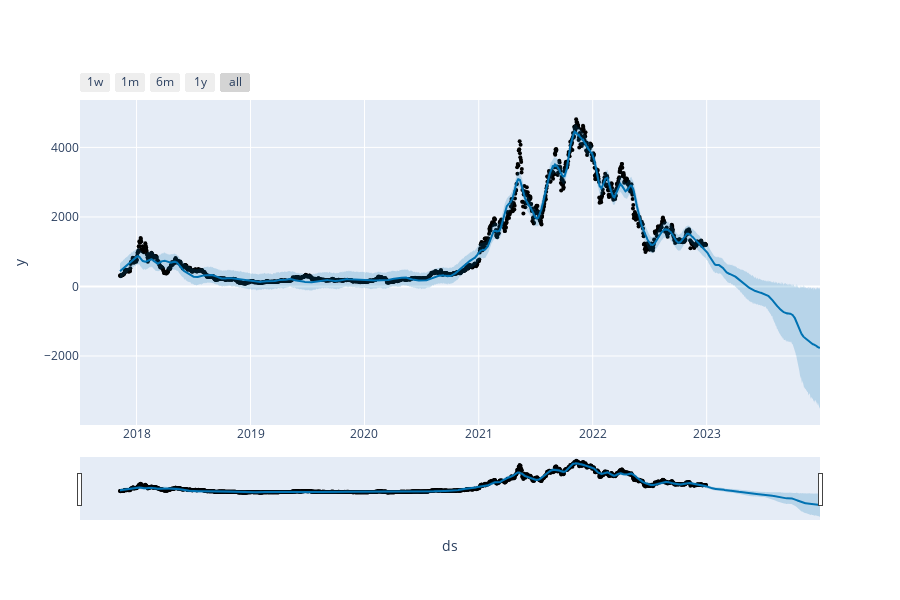

The code cell stored with this chart in its notebook:
### Code cell
plot_plotly(m, forecast)

### Figure 1 — Plotly figure (JSON) as saved in the notebook; plotly's stock layout.template omitted (floating-point values rounded to 4 significant figures; data arrays with more than 128 entries replaced by an {"elided": "..."} marker saying what was removed)
{"data": [{"marker": {"color": "black", "size": 4}, "mode": "markers", "name": "Actual", "type": "scatter", "x": {"elided": "1878 str values"}, "y": {"elided": "1878 float values"}}, {"hoverinfo": "skip", "line": {"width": 0}, "mode": "lines", "type": "scatter", "x": {"elided": "2243 str values"}, "y": {"elided": "2243 float values"}}, {"fill": "tonexty", "fillcolor": "rgba(0, 114, 178, 0.2)", "line": {"color": "#0072B2", "width": 2}, "mode": "lines", "name": "Predicted", "type": "scatter", "x": {"elided": "2243 str values"}, "y": {"elided": "2243 float values"}}, {"fill": "tonexty", "fillcolor": "rgba(0, 114, 178, 0.2)", "hoverinfo": "skip", "line": {"width": 0}, "mode": "lines", "type": "scatter", "x": {"elided": "2243 str values"}, "y": {"elided": "2243 float values"}}], "layout": {"height": 600, "showlegend": false, "width": 900, "xaxis": {"rangeselector": {"buttons": [{"count": 7, "label": "1w", "step": "day", "stepmode": "backward"}, {"count": 1, "label": "1m", "step": "month", "stepmode": "backward"}, {"count": 6, "label": "6m", "step": "month", "stepmode": "backward"}, {"count": 1, "label": "1y", "step": "year", "stepmode": "backward"}, {"step": "all"}]}, "rangeslider": {"visible": true}, "title": {"text": "ds"}, "type": "date"}, "yaxis": {"title": {"text": "y"}}}}
